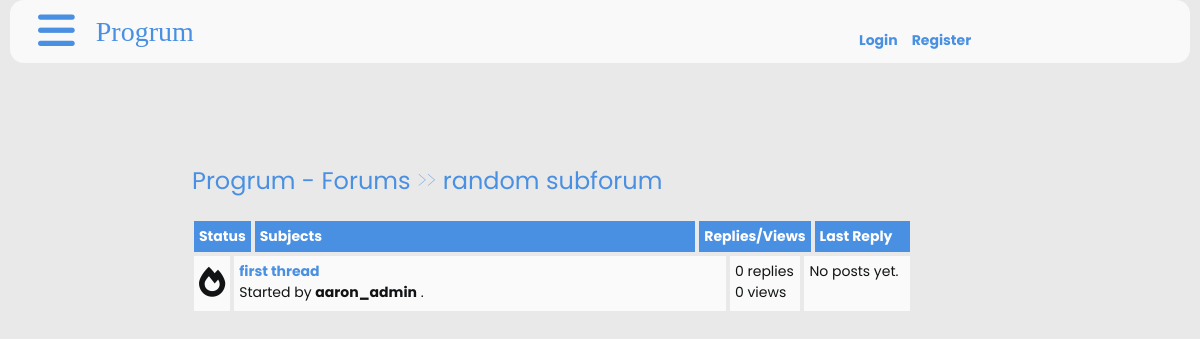
/threads/, run on an earlier commit of the app's database.
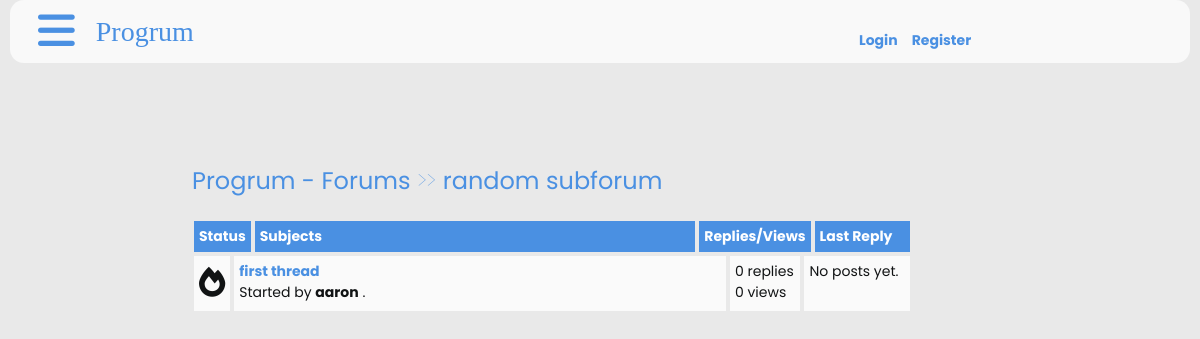
And on a later commit of the database.
### thread/models.py (models this page shows, shortened)
class Thread(models.Model):
    forum = models.ForeignKey(
        Forum, related_name='threads', on_delete=models.PROTECT)
    title = models.CharField(max_length=100)
    created_by = models.ForeignKey(User, on_delete=models.CASCADE)
    body = models.TextField()
    slug = models.SlugField(unique=True)
    created_at = models.DateTimeField(auto_now_add=True)
    updated_at = models.DateTimeField(auto_now=True)
    views = models.PositiveIntegerField(default=0)

### thread/views.py (the view)
# urls.py: path("", views.threads_list, name="threads_list"),
def threads_list(request):
    threads = Thread.objects.annotate(
        post_count=Count('posts')).order_by('-created_at')
    forums = Forum.objects.all()
    latest_posts = {}
    for forum in forums:
        latest_post = Post.objects.filter(
            thread__forum=forum).order_by('-created_at').first()
        latest_posts[forum.id] = latest_post
    return render(request, 'threads/threads_list.html', {'threads': threads, 'latest_posts': latest_posts})

### thread/templatetags/dict_extras.py (called while the page is built)
@register.filter
def dict_get(d, key):
    return d.get(key, None)

### thread/templates/threads/threads_list.html (shortened to what this page needs)
{% extends '_base.html' %}
{% block content %}
  {% load dict_extras %}
  <div class="container">
    <div class="navigate">
      <span><a href="{% url 'index' %}">Progrum - Forums</a> >> <a href="">random subforum</a></span>
    </div>
    <div class="posts-table">
      <div class="table-head">
        <div class="status">Status</div>
        <div class="subjects">Subjects</div>
        <div class="replies">Replies/Views</div>
        <div class="last-reply">Last Reply</div>
      </div>
      {% for thread in threads %}
        <div class="table-row">
          <div class="status">
            <i class="fa fa-fire"></i>
          </div>
          <div class="subjects">
            <a href="{% url 'thread_page' slug=thread.slug %}">{{ thread.title }}</a>
            <br />
            <span>Started by <b>{{ thread.created_by }}</b> .</span>
          </div>
          <div class="replies">
            {{ thread.post_count }} replies <br /> {{ thread.views }} views
          </div>
          <div class="last-reply">
            {% with latest_post=latest_posts|dict_get:thread.forum.id %}
              {% if latest_post %}
                {{ latest_post.created_at|date:'d M Y' }} <br /> By <b>{{ latest_post.author }}</b>
              {% else %}
                <p>No posts yet.</p>
              {% endif %}
            {% endwith %}
          </div>
        </div>
      {% endfor %}
    </div>
  </div>
{% endblock %}

What changed in the data, as far as the page shows it:
changed Thread "first thread": created_by "aaron_admin" → "aaron"
